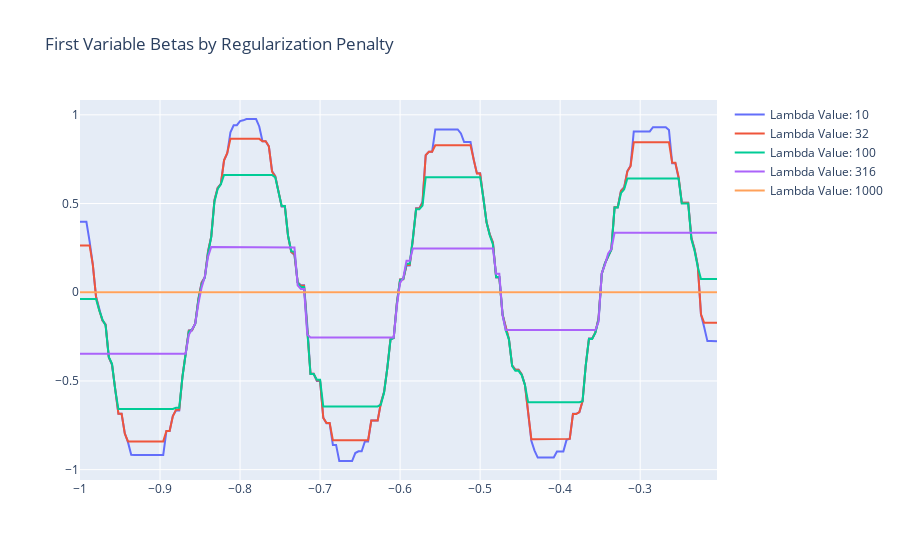

Write notebook code for a chart like this one.
### Code cell
fig = go.Figure(
    [
        go.Scatter(
            x=params[1]["unique_vals"],
            y=betas[i],
            name=f"Lambda Value: {lams[i]:.0f}",
        ) for i in range(len(lams))
    ],
)
fig.update_layout(title="First Variable Betas by Regularization Penalty")
fig.show()

### Figure 1 — Plotly figure (JSON) as saved in the notebook; plotly's stock layout.template omitted (floating-point values rounded to 4 significant figures; data arrays with more than 128 entries replaced by an {"elided": "..."} marker saying what was removed)
{"data": [{"name": "Lambda Value: 10", "type": "scatter", "x": {"elided": "500 float values"}, "y": {"elided": "200 float values"}}, {"name": "Lambda Value: 32", "type": "scatter", "x": {"elided": "500 float values"}, "y": {"elided": "200 float values"}}, {"name": "Lambda Value: 100", "type": "scatter", "x": {"elided": "500 float values"}, "y": {"elided": "200 float values"}}, {"name": "Lambda Value: 316", "type": "scatter", "x": {"elided": "500 float values"}, "y": {"elided": "200 float values"}}, {"name": "Lambda Value: 1000", "type": "scatter", "x": {"elided": "500 float values"}, "y": {"elided": "200 float values"}}], "layout": {"title": {"text": "First Variable Betas by Regularization Penalty"}}}
